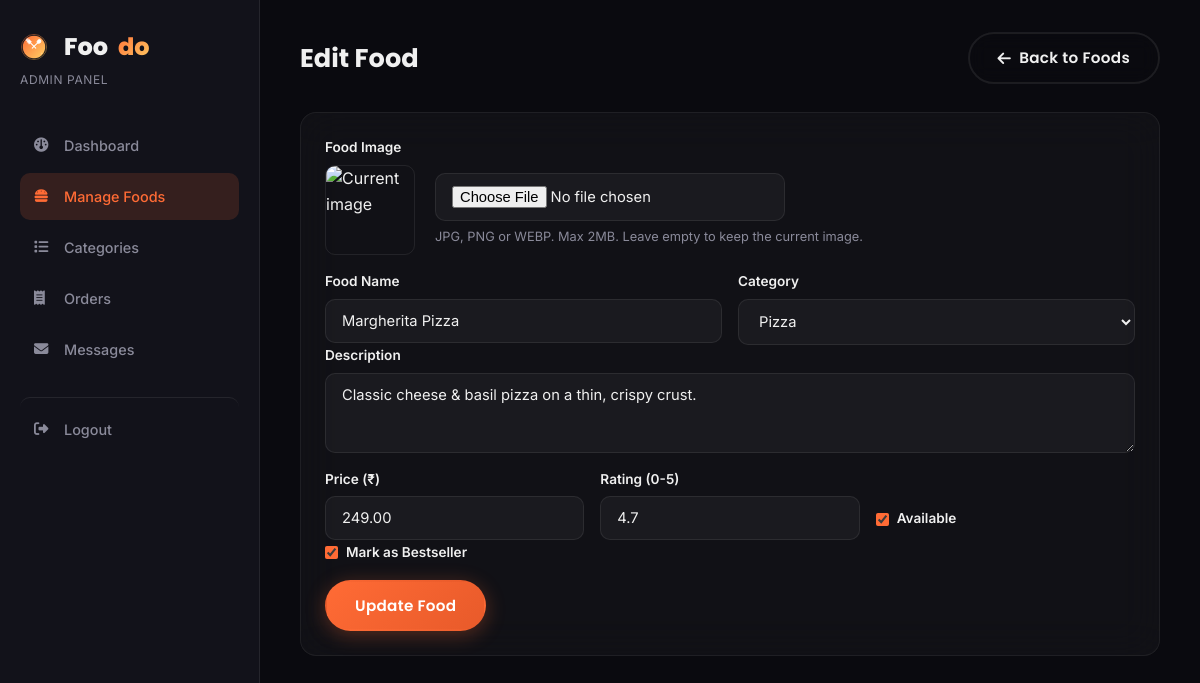
/admin/food-form.php?id=2 (signed in), run on the app's committed database.
### tables this page shows
CREATE TABLE foods (
    food_id INT AUTO_INCREMENT PRIMARY KEY,
    category_id INT NOT NULL,
    food_name VARCHAR(100) NOT NULL,
    description VARCHAR(255),
    price DECIMAL(8,2) NOT NULL,
    image VARCHAR(255),
    rating DECIMAL(2,1) DEFAULT 4.5,
    is_available TINYINT(1) DEFAULT 1,    
    is_bestseller TINYINT(1) DEFAULT 0,
    created_at TIMESTAMP DEFAULT CURRENT_TIMESTAMP,
    FOREIGN KEY (category_id) REFERENCES food_categories(category_id) ON DELETE CASCADE
);

CREATE TABLE food_categories (
    category_id INT AUTO_INCREMENT PRIMARY KEY,
    category_name VARCHAR(50) NOT NULL,
    slug VARCHAR(50) NOT NULL UNIQUE,    
    category_image VARCHAR(255)
);

### includes/helpers.php (called while the page is built, shortened)
<?php
function foodImageUrl($imageFilename, $foodName, $root = '') {
    $unsplashMap = [
        'cheese-burst-pizza.jpg' => 'https://images.unsplash.com/photo-1513104890138-7c749659a591?w=400&h=280&fit=crop',
        'margherita-pizza.jpg' => 'https://images.unsplash.com/photo-1565299624946-b28f40a0ae38?w=400&h=280&fit=crop',
        'classic-burger.jpg' => 'https://images.unsplash.com/photo-1568901346375-23c9450c58cd?w=400&h=280&fit=crop',
        'fried-chicken.jpg' => 'https://images.unsplash.com/photo-1569058242253-92a9c755a0ec?w=400&h=280&fit=crop',
        'chicken-biryani.jpg' => 'https://images.unsplash.com/photo-1563379091339-03b21ab4a4f8?w=400&h=280&fit=crop',
        'masala-dosa.jpg' => 'https://images.unsplash.com/photo-1668236543090-82eba5ee5976?w=400&h=280&fit=crop',
        'paneer-butter-masala.jpg' => 'https://images.unsplash.com/photo-1631452180519-c014fe946bc7?w=400&h=280&fit=crop',
        'fried-rice.jpg' => 'https://images.unsplash.com/photo-1603133872878-684f208fb84b?w=400&h=280&fit=crop',
        'veg-sandwich.jpg' => 'https://images.unsplash.com/photo-1528735602780-2552fd46c7af?w=400&h=280&fit=crop',
        'white-sauce-pasta.jpg' => 'https://images.unsplash.com/photo-1645112411341-6c4fd023714a?w=400&h=280&fit=crop',
        'hakka-noodles.jpg' => 'https://images.unsplash.com/photo-1569718212165-3a8278d5f624?w=400&h=280&fit=crop',
        'lava-cake.jpg' => 'https://images.unsplash.com/photo-1606313564200-e75d5e30476c?w=400&h=280&fit=crop',
        'ice-cream.jpg' => 'https://images.unsplash.com/photo-1572490122747-3968b75cc699?w=400&h=280&fit=crop',
        'watermelon-juice.jpg' => 'https://images.unsplash.com/photo-1589733901241-5e53429e145e?w=400&h=280&fit=crop',
        'cold-coffee.jpg' => 'https://images.unsplash.com/photo-1517701604599-bb29b565090c?w=400&h=280&fit=crop',
        'masala-chai.jpg' => 'https://images.unsplash.com/photo-1576092768241-dec231879fc3?w=400&h=280&fit=crop',
        'soft-drink.jpg' => 'https://images.unsplash.com/photo-1622483767028-3f66f32aef97?w=400&h=280&fit=crop',
        'spring-rolls.jpg' => 'https://images.unsplash.com/photo-1544025162-d76694265947?w=400&h=280&fit=crop',
        'buddha-bowl.jpg' => 'https://images.unsplash.com/photo-1512621776951-a57141f2eefd?w=400&h=280&fit=crop'
    ];
    if (!empty($imageFilename) && isset($unsplashMap[$imageFilename])) {
        return $unsplashMap[$imageFilename];
    }
    return "https://placehold.co/400x280/FF4B3E/FFF8F0?text=" . urlencode($foodName);
}
?>

### admin/food-form.php (the view, shortened to what this page needs)
<?php
require_once '../includes/db_connect.php';
$editId = isset($_GET['id']) ? (int) $_GET['id'] : 0;
$isEdit = $editId > 0;
$food = [
    'food_name' => '', 'description' => '', 'price' => '', 'category_id' => '',
    'rating' => '4.5', 'is_available' => 1, 'is_bestseller' => 0
];
if ($isEdit) {
    $stmt = $conn->prepare("SELECT * FROM foods WHERE food_id = ?");
    $stmt->bind_param("i", $editId);
    $stmt->execute();
    $result = $stmt->get_result();
    if ($result->num_rows === 1) {
        $food = $result->fetch_assoc();
    }
}
$categories = [];
$catRes = $conn->query("SELECT category_id, category_name FROM food_categories ORDER BY category_name ASC");
while ($row = $catRes->fetch_assoc()) { $categories[] = $row; }
require_once 'includes/admin_header.php';
require_once '../includes/helpers.php';
?>
<div class="admin-topbar">
    <h1><?php echo $isEdit ? 'Edit Food' : 'Add New Food'; ?></h1>
    <a href="foods.php" class="btn btn-outline"><i class="fa-solid fa-arrow-left"></i> Back to Foods</a>
</div>
<div class="admin-card">
    <form action="food-form-process.php" method="post" enctype="multipart/form-data">
        <div class="form-group">
            <label>Food Image</label>
            <div class="image-upload-row">
                <img src="<?php echo foodImageUrl($food['image'] ?? null, $food['food_name'] ?: 'Food', '../'); ?>" alt="Current image" class="image-preview">
                <div>
                    <input type="file" name="food_image" accept=".jpg,.jpeg,.png,.webp">
                    <p class="image-upload-hint">JPG, PNG or WEBP. Max 2MB. <?php echo $isEdit ? 'Leave empty to keep the current image.' : ''; ?></p>
                </div>
            </div>
        </div>
        <div class="form-row">
            <div class="form-group">
                <label for="food_name">Food Name</label>
                <input type="text" id="food_name" name="food_name" value="<?php echo htmlspecialchars($food['food_name']); ?>" required>
            </div>
            <div class="form-group">
                <label for="category_id">Category</label>
                <select id="category_id" name="category_id" required>
                    <?php foreach ($categories as $cat): ?>
                        <option value="<?php echo $cat['category_id']; ?>" <?php echo ($food['category_id'] == $cat['category_id']) ? 'selected' : ''; ?>>
                            <?php echo htmlspecialchars($cat['category_name']); ?>
                        </option>
                    <?php endforeach; ?>
                </select>
            </div>
        </div>
        <div class="form-group">
            <label for="description">Description</label>
            <textarea id="description" name="description" rows="3" required><?php echo htmlspecialchars($food['description']); ?></textarea>
        </div>
        <div class="form-row three-col">
            <div class="form-group">
                <label for="price">Price (₹)</label>
                <input type="number" id="price" name="price" step="0.01" value="<?php echo htmlspecialchars($food['price']); ?>" required>
            </div>
            <div class="form-group">
                <label for="rating">Rating (0-5)</label>
                <input type="number" id="rating" name="rating" step="0.1" min="0" max="5" value="<?php echo htmlspecialchars($food['rating']); ?>" required>
            </div>
            <div class="form-group">
                <label>&nbsp;</label>
                <label class="checkbox-label" style="padding: 12px 0;">
                    <input type="checkbox" name="is_available" <?php echo $food['is_available'] ? 'checked' : ''; ?>>
                    <span>Available</span>
                </label>
            </div>
        </div>
        <div class="form-group">
            <label class="checkbox-label">
                <input type="checkbox" name="is_bestseller" <?php echo $food['is_bestseller'] ? 'checked' : ''; ?>>
                <span>Mark as Bestseller</span>
            </label>
        </div>
        <button type="submit" class="btn btn-primary"><?php echo $isEdit ? 'Update Food' : 'Add Food'; ?></button>
    </form>
</div>
<?php require_once 'includes/admin_footer.php'; ?>

### css/style.css (style rules this page uses)
:root { --color-primary: #FF6B35; --color-primary-dark: #E85A2A; --color-primary-light: rgba(255, 107, 53, 0.15); --color-accent: #FFD166; --color-bg: #0A0A0F; --color-bg-secondary: #12121A; --color-surface: #1A1A2E; --color-glass: rgba(255, 255, 255, 0.05); --color-glass-border: rgba(255, 255, 255, 0.08); --color-glass-hover: rgba(255, 255, 255, 0.08); --color-text: #F0F0F0; --color-text-muted: #8A8A9A; --color-success: #00D68F; --color-gold: #FFD166; --color-danger: #FF4757; --color-white: #FFFFFF; --color-dark: #F0F0F0; --color-border: rgba(255, 255, 255, 0.08); --color-muted: #8A8A9A; --font-heading: 'Poppins', sans-serif; --font-body: 'Inter', sans-serif; --radius-sm: 10px; --radius-md: 16px; --radius-lg: 24px; --radius-full: 999px; --shadow-sm: 0 2px 12px rgba(0, 0, 0, 0.25); --shadow-md: 0 8px 32px rgba(0, 0, 0, 0.35); --shadow-lg: 0 16px 48px rgba(0, 0, 0, 0.45); --shadow-glow: 0 0 30px rgba(255, 107, 53, 0.15); --shadow-glow-strong: 0 0 40px rgba(255, 107, 53, 0.25); --transition: 0.3s ease; }
*, *::before, *::after { margin: 0; padding: 0; box-sizing: border-box; }
html { scroll-behavior: smooth; }
body { font-family: var(--font-body); color: var(--color-text); background: var(--color-bg); line-height: 1.6; -webkit-font-smoothing: antialiased; -moz-osx-font-smoothing: grayscale; overflow-x: hidden; }
img { max-width: 100%; display: block; }
a { text-decoration: none; color: inherit; transition: color var(--transition); }
h1, h2, h3, h4 { font-family: var(--font-heading); line-height: 1.25; color: var(--color-text); }
.btn { display: inline-flex; align-items: center; gap: 8px; padding: 12px 28px; border-radius: var(--radius-full); font-family: var(--font-heading); font-weight: 600; font-size: 0.95rem; border: 2px solid transparent; cursor: pointer; transition: all var(--transition); white-space: nowrap; position: relative; overflow: hidden; letter-spacing: 0.02em; }
.btn::before { content: ''; position: absolute; top: 0; left: -100%; width: 100%; height: 100%; background: linear-gradient(90deg, transparent, rgba(255,255,255,0.1), transparent); transition: left 0.5s ease; }
.btn-primary { background: linear-gradient(135deg, var(--color-primary), var(--color-primary-dark)); color: var(--color-white); box-shadow: 0 4px 20px rgba(255, 107, 53, 0.3); }
.btn-outline { background: transparent; color: var(--color-text); border-color: var(--color-glass-border); backdrop-filter: blur(10px); }
.form-row { display: grid; grid-template-columns: 1fr 1fr; gap: 16px; }
.form-row.three-col { grid-template-columns: 1fr 1fr 1fr; }
.form-group { display: flex; flex-direction: column; gap: 6px; margin-bottom: 16px; }
.form-row .form-group { margin-bottom: 0; }
.form-group:last-child { margin-bottom: 0; }
.form-group label { font-size: 0.85rem; font-weight: 600; color: var(--color-text); }
.form-group input, .form-group textarea, .form-group select { font-family: var(--font-body); font-size: 0.92rem; padding: 12px 16px; border: 1px solid var(--color-glass-border); border-radius: var(--radius-sm); background: rgba(255, 255, 255, 0.04); color: var(--color-text); outline: none; transition: all var(--transition); resize: vertical; }
.form-group input::placeholder, .form-group textarea::placeholder { color: var(--color-text-muted); }
.checkbox-label { display: flex; align-items: center; gap: 8px; color: var(--color-text-muted); cursor: pointer; }
.checkbox-label input[type="checkbox"] { accent-color: var(--color-primary); }
.admin-topbar { display: flex; align-items: center; justify-content: space-between; margin-bottom: 28px; flex-wrap: wrap; gap: 12px; }
.admin-topbar h1 { font-size: 1.6rem; }
.admin-card { background: rgba(255, 255, 255, 0.03); backdrop-filter: blur(20px); border: 1px solid rgba(255, 255, 255, 0.06); border-radius: var(--radius-md); padding: 24px; margin-bottom: 24px; }
.image-upload-row { display: flex; align-items: center; gap: 20px; }
.image-preview { width: 90px; height: 90px; border-radius: var(--radius-sm); object-fit: cover; border: 1px solid var(--color-glass-border); flex-shrink: 0; }
.image-upload-hint { color: var(--color-text-muted); font-size: 0.8rem; margin-top: 6px; }

### data on the page
foods: food_name "Margherita Pizza", category_id "Pizza", description "Classic cheese & basil pizza on a thin, crispy crust.", price "249.00", rating "4.7", is_available "☑", is_bestseller "☑"
